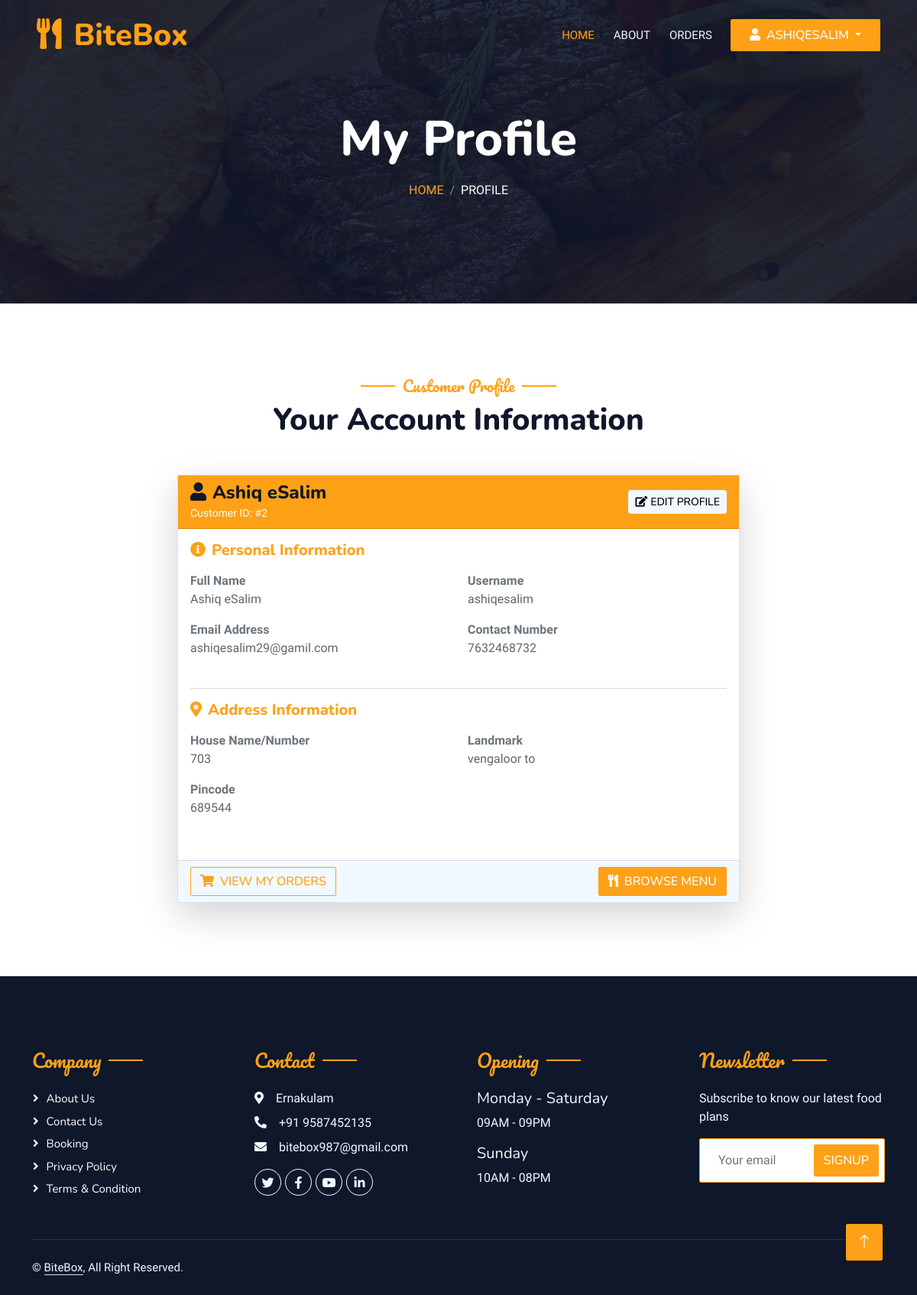
/customer/profile.php (signed in), run on the app's committed database.
### tables this page shows
CREATE TABLE IF NOT EXISTS `tbl_customer` (
  `customerid` int NOT NULL AUTO_INCREMENT,
  `customername` varchar(30) NOT NULL,
  `locationid` int NOT NULL,
  `contactno` bigint NOT NULL,
  `email` varchar(25) NOT NULL,
  `username` varchar(15) NOT NULL,
  `password` varchar(10) NOT NULL,
  `housename` varchar(15) NOT NULL,
  `pincode` varchar(10) NOT NULL,
  `landmark` varchar(12) NOT NULL,
  PRIMARY KEY (`customerid`)
);

### dboperation.php (called while the page is built, shortened)
<?php
class dboperation
{
    public $con,$res;
    function __construct()
    {
        $this->con=mysqli_connect("localhost","root","","db_bitebox");
    }
    public function executequery($sql)
    {
        $this->res=mysqli_query($this->con,$sql);
        return $this->res;
    }
}
?>

### customer/profile.php (the view, shortened to what this page needs)
<?php
include 'header.php';
include_once("../dboperation.php");
$obj = new dboperation();
$customerid = $_SESSION["customerid"];
$sqlquery = "SELECT * FROM tbl_customer WHERE customerid = '$customerid'";
$result = $obj->executequery($sqlquery);
$customer = mysqli_fetch_array($result);
?>
            <div class="container-xxl py-5 bg-dark hero-header mb-5">
                <div class="container text-center my-5 pt-5 pb-4">
                    <h1 class="display-3 text-white mb-3 animated slideInDown">My Profile</h1>
                    <nav aria-label="breadcrumb">
                        <ol class="breadcrumb justify-content-center text-uppercase">
                            <li class="breadcrumb-item"><a href="index.php">Home</a></li>
                            <li class="breadcrumb-item text-white active" aria-current="page">Profile</li>
                        </ol>
                    </nav>
                </div>
            </div>
        </div>
        <div class="container-xxl py-5">
            <div class="container">
                <div class="text-center wow fadeInUp" data-wow-delay="0.1s">
                    <h5 class="section-title ff-secondary text-center text-primary fw-normal">Customer Profile</h5>
                    <h1 class="mb-5">Your Account Information</h1>
                </div>
                <div class="row justify-content-center">
                    <div class="col-lg-8">
                        <div class="card shadow-lg">
                            <div class="card-header bg-primary text-white">
                                <div class="row align-items-center">
                                    <div class="col">
                                        <h4 class="mb-0">
                                            <i class="fa fa-user me-2"></i><?php echo $customer['customername']; ?>
                                        </h4>
                                        <small>Customer ID: #<?php echo $customer['customerid']; ?></small>
                                    </div>
                                    <div class="col-auto">
                                        <a href="edit_profile.php" class="btn btn-light btn-sm">
                                            <i class="fa fa-edit me-1"></i>Edit Profile
                                        </a>
                                    </div>
                                </div>
                            </div>
                            <div class="card-body">
                                <div class="row mb-4">
                                    <div class="col-12">
                                        <h5 class="text-primary mb-3">
                                            <i class="fa fa-info-circle me-2"></i>Personal Information
                                        </h5>
                                    </div>
                                    <div class="col-md-6 mb-3">
                                        <strong class="text-muted d-block">Full Name</strong>
                                        <span><?php echo $customer['customername']; ?></span>
                                    </div>
                                    <div class="col-md-6 mb-3">
                                        <strong class="text-muted d-block">Username</strong>
                                        <span><?php echo $customer['username']; ?></span>
                                    </div>
                                    <div class="col-md-6 mb-3">
                                        <strong class="text-muted d-block">Email Address</strong>
                                        <span><?php echo $customer['email']; ?></span>
                                    </div>
                                    <div class="col-md-6 mb-3">
                                        <strong class="text-muted d-block">Contact Number</strong>
                                        <span><?php echo $customer['contactno']; ?></span>
                                    </div>
                                </div>
                                <hr>
                                <div class="row mb-4">
                                    <div class="col-12">
                                        <h5 class="text-primary mb-3">
                                            <i class="fa fa-map-marker-alt me-2"></i>Address Information
                                        </h5>
                                    </div>
                                    <div class="col-md-6 mb-3">
                                        <strong class="text-muted d-block">House Name/Number</strong>
                                        <span><?php echo $customer['housename']; ?></span>
                                    </div>
                                    <div class="col-md-6 mb-3">
                                        <strong class="text-muted d-block">Landmark</strong>
                                        <span><?php echo $customer['landmark']; ?></span>
                                    </div>
                                    <div class="col-md-6 mb-3">
                                        <strong class="text-muted d-block">Pincode</strong>
                                        <span><?php echo $customer['pincode']; ?></span>
                                    </div>
                                </div>
                            </div>
                            <div class="card-footer bg-light">
                                <div class="row">
                                    <div class="col-md-6">
                                        <a href="orders.php" class="btn btn-outline-primary">
                                            <i class="fa fa-shopping-cart me-2"></i>View My Orders
                                        </a>
                                    </div>
                                    <div class="col-md-6 text-end">
                                        <a href="index.php" class="btn btn-primary">
                                            <i class="fa fa-utensils me-2"></i>Browse Menu
                                        </a>
                                    </div>
                                </div>
                            </div>
                        </div>
                    </div>
                </div>
            </div>
        </div>
<?php include 'footer.php'; ?>

### customer/css/style.css (style rules this page uses)
:root { --primary: #FEA116; --light: #F1F8FF; --dark: #0F172B; }
.ff-secondary { font-family: 'Pacifico', cursive; }
.btn { font-family: 'Nunito', sans-serif; font-weight: 500; text-transform: uppercase; transition: .5s; }
.btn.btn-primary, .btn.btn-secondary { color: #FFFFFF; }
.hero-header { background: linear-gradient(rgba(15, 23, 43, .9), rgba(15, 23, 43, .9)), url(../img/bg-hero.jpg); background-position: center center; background-repeat: no-repeat; background-size: cover; }
.breadcrumb-item + .breadcrumb-item::before { color: rgba(255, 255, 255, .5); }
.section-title { position: relative; display: inline-block; }
.section-title::before { position: absolute; content: ""; width: 45px; height: 2px; top: 50%; left: -55px; margin-top: -1px; background: var(--primary); }
.section-title::after { position: absolute; content: ""; width: 45px; height: 2px; top: 50%; right: -55px; margin-top: -1px; background: var(--primary); }

### data on the page
tbl_customer: customername "Ashiq eSalim", customerid "2", username "ashiqesalim", email "ashiqesalim29@gamil.com", contactno "7632468732", housename "703", landmark "vengaloor to", pincode "689544"

### other printed values
$_SESSION["username"] "ASHIQESALIM"
